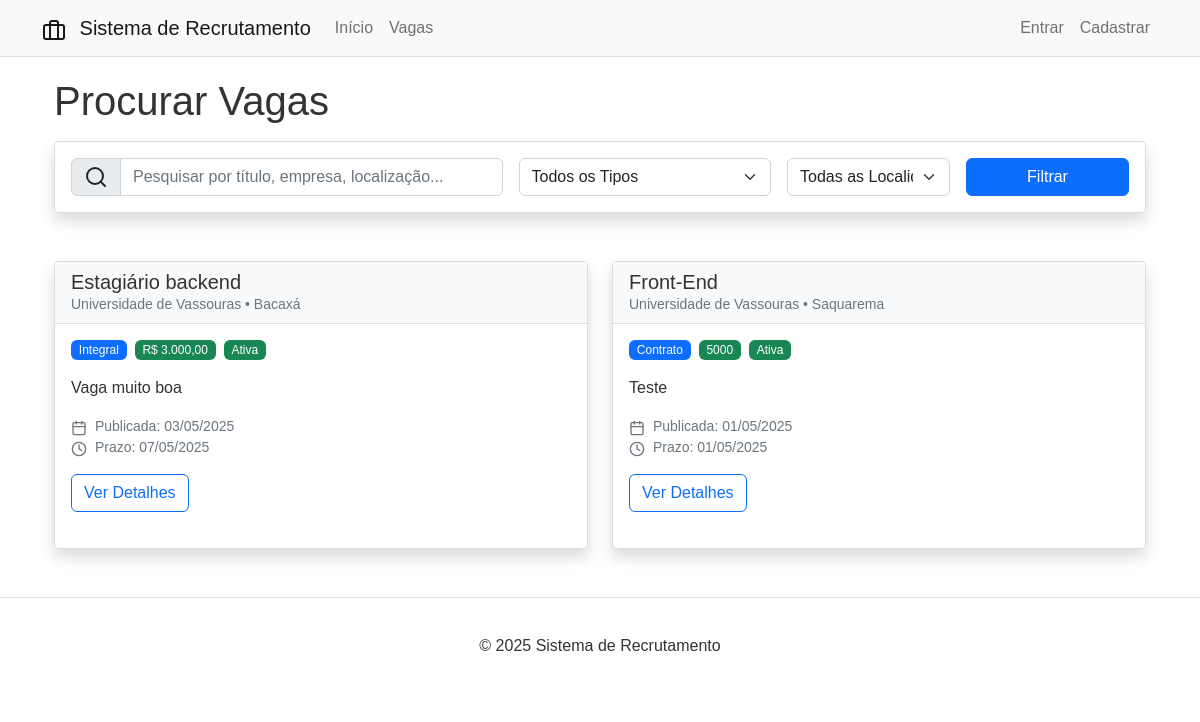
The page /jobs/ on the database as committed earlier.
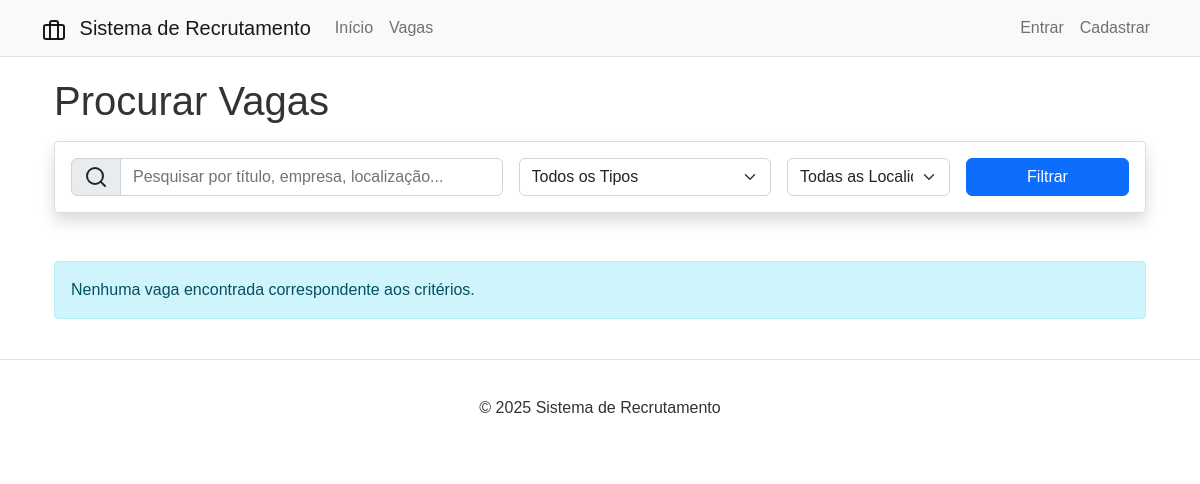
The same page on the database as committed later.
### jobs/models.py (models this page shows, shortened)
class Job(models.Model):
    title = models.CharField(max_length=100)
    company = models.CharField(max_length=100)
    location = models.CharField(max_length=100)
    description = models.TextField()
    requirements = models.TextField()
    salary_range = models.CharField(max_length=100, blank=True, null=True)
    job_type = models.CharField(max_length=50, choices=[
        ('FULL_TIME', 'Integral'),
        ('PART_TIME', 'Parcial'),
        ('CONTRACT', 'Contrato'),
        ('INTERNSHIP', 'Estágio'),
    ])
    recruiter = models.ForeignKey(CustomUser, on_delete=models.CASCADE, related_name='posted_jobs')
    created_at = models.DateTimeField(auto_now_add=True)
    updated_at = models.DateTimeField(auto_now=True)
    deadline = models.DateTimeField(default=timezone.now)
    is_active = models.BooleanField(default=True)
    class Meta:
        ordering = ['-created_at']

### jobs/views.py (the view, shortened to what this page needs)
# urls.py: path('', views.JobListView.as_view(), name='job_list'),
class JobListView(ListView):
    model = Job
    template_name = 'jobs/job_list.html'
    context_object_name = 'jobs'
    paginate_by = 10
    def get_queryset(self):
        queryset = Job.objects.filter(is_active=True)
        search_query = self.request.GET.get('search', '')
        job_type = self.request.GET.get('job_type', '')
        if job_type:
            queryset = queryset.filter(job_type=job_type)
        location = self.request.GET.get('location', '')
        if location:
            queryset = queryset.filter(location__icontains=location)
        return queryset
    def get_context_data(self, **kwargs):
        context = super().get_context_data(**kwargs)
        context['search_query'] = self.request.GET.get('search', '')
        context['job_type_filter'] = self.request.GET.get('job_type', '')
        context['location_filter'] = self.request.GET.get('location', '')
        context['locations'] = Job.objects.filter(is_active=True).values_list('location', flat=True).distinct()
        if self.request.user.is_authenticated and self.request.user.is_candidate():
            applied_jobs = set(Application.objects.filter(
                candidate=self.request.user
            ).values_list('job_id', flat=True))
            context['applied_jobs'] = applied_jobs
        return context

### templates/jobs/job_list.html (shortened to what the changed rows need)
{% extends 'base.html' %}
{% block content %}
<div class="container">
    <div class="row mb-4">
        <div class="col-md-12">
            <h1 class="mb-3">
                {% if is_my_jobs %}
                    {{ title }}
                {% else %}
                    Procurar Vagas
                {% endif %}
            </h1>
        </div>
    </div>
    {% if not jobs %}
        <div class="alert alert-info">
            {% if is_my_jobs %}
                <p class="mb-0">Você ainda não publicou nenhuma vaga.</p>
            {% else %}
                <p class="mb-0">Nenhuma vaga encontrada correspondente aos critérios.</p>
            {% endif %}
        </div>
    {% endif %}
    <div class="row">
        {% for job in jobs %}
            <div class="col-lg-6 mb-4">
                <div class="card shadow h-100">
                    <div class="card-header bg-light">
                        <h5 class="card-title mb-0">{{ job.title }}</h5>
                        <div class="small text-muted">{{ job.company }} • {{ job.location }}</div>
                    </div>
                    <div class="card-body">
                        <div class="d-flex mb-3">
                            <span class="badge bg-primary me-2">{{ job.get_job_type_display }}</span>
                            {% if job.salary_range %}
                                <span class="badge bg-success me-2">{{ job.salary_range }}</span>
                            {% endif %}
                            {% if job.is_active %}
                                <span class="badge bg-success me-2">Ativa</span>
                            {% else %}
                                <span class="badge bg-danger me-2">Inativa</span>
                            {% endif %}
                        </div>
                        <p class="card-text">{{ job.description|truncatewords:25 }}</p>
                        <div class="small text-muted mb-3">
                            <div><i data-feather="calendar" class="feather-small me-1"></i> Publicada: {{ job.created_at|date:"d/m/Y" }}</div>
                            <div><i data-feather="clock" class="feather-small me-1"></i> Prazo: {{ job.deadline|date:"d/m/Y" }}</div>
                        </div>
                        <div class="d-flex justify-content-between align-items-center">
                            <a href="{% url 'job_detail' job.id %}" class="btn btn-outline-primary">Ver Detalhes</a>
                        </div>
                    </div>
                </div>
            </div>
        {% endfor %}
    </div>
</div>
{% endblock %}

Rows that differ between the two databases and show on the page:
removed Job: title "Estagiário backend", company "Universidade de Vassouras", location "Bacaxá", job_type "Integral", salary_range "R$ 3.000,00", is_active "Ativa", description "Vaga muito boa", created_at "03/05/2025", deadline "07/05/2025"
removed Job: title "Front-End", company "Universidade de Vassouras", location "Saquarema", job_type "Contrato", salary_range "5000", is_active "Ativa", description "Teste", created_at "01/05/2025", deadline "01/05/2025"
Other text that changed with them:
text now shown: "Nenhuma vaga encontrada correspondente aos critérios."
